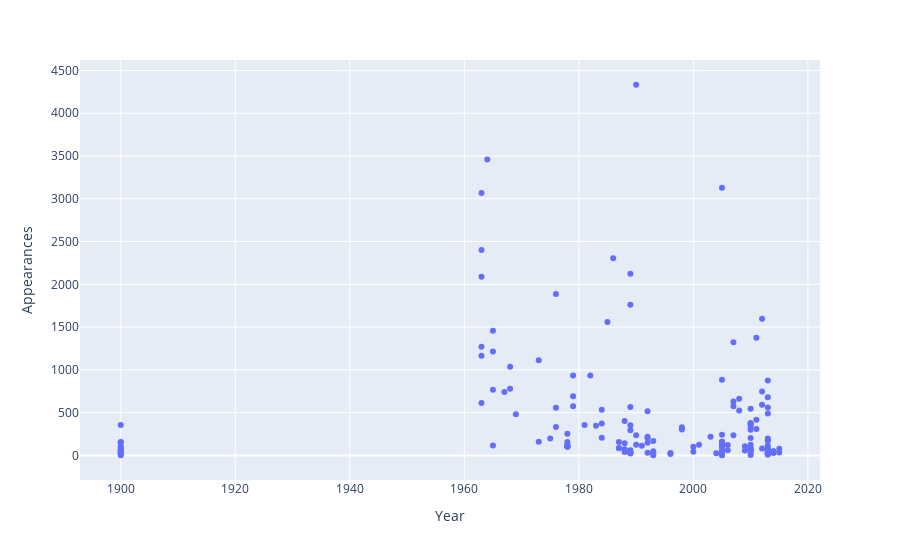

The cell this chart's notebook holds for it:
### Code cell
fig = px.scatter(raw_data, x='Year', y='Appearances')
fig.show()

### Figure 1 — Plotly figure (JSON) as saved in the notebook; plotly's stock layout.template omitted (floating-point values rounded to 4 significant figures; data arrays with more than 128 entries replaced by an {"elided": "..."} marker saying what was removed)
{"data": [{"hovertemplate": "Year=%{x}<br>Appearances=%{y}<extra></extra>", "legendgroup": "", "marker": {"color": "#636efa", "symbol": "circle"}, "mode": "markers", "name": "", "orientation": "v", "showlegend": false, "type": "scatter", "x": {"elided": "173 int values"}, "xaxis": "x", "y": {"elided": "173 int values"}, "yaxis": "y"}], "layout": {"legend": {"tracegroupgap": 0}, "margin": {"t": 60}, "xaxis": {"anchor": "y", "domain": [0, 1], "title": {"text": "Year"}}, "yaxis": {"anchor": "x", "domain": [0, 1], "title": {"text": "Appearances"}}}}
